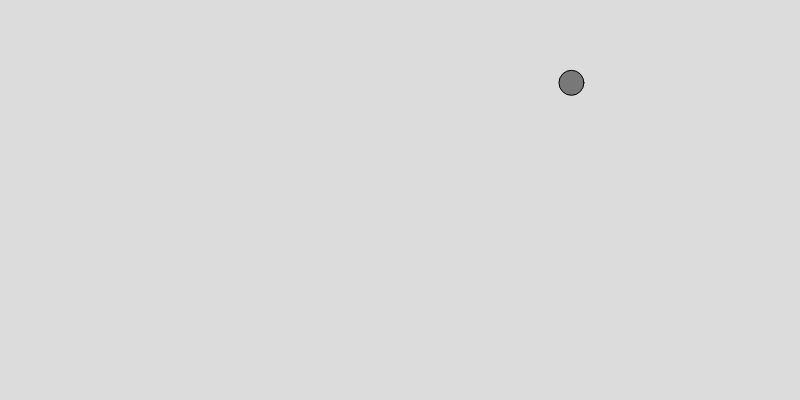
Frame 1 (no input)
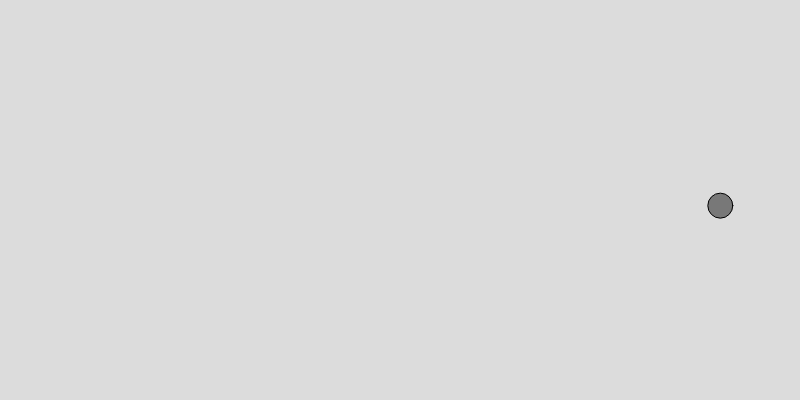
Frame 60 (no input)
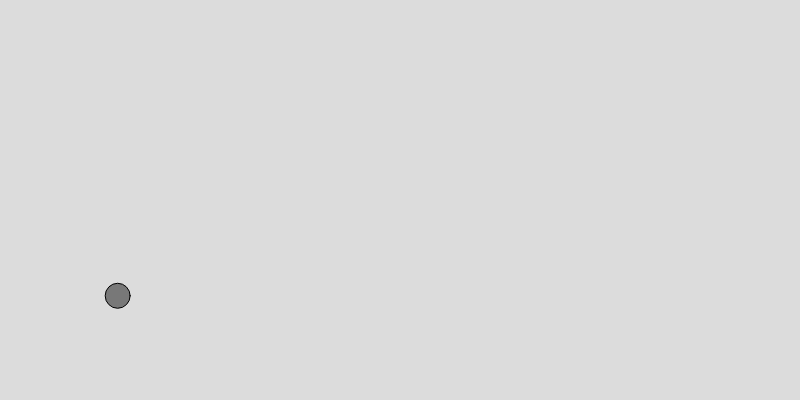
Frame 120 (the mouse pressed at the canvas centre since frame 60)

The p5.js sketch that drew these frames (run headless with seeded random() and noise() and a simulated clock; from frame 60 on, the mouse is pressed at the canvas centre):

// p5.js sketch
// ── sketch.js

let walker;

function setup() {
  createCanvas(800, 400);
  walker = new Walker();
}

function draw() {
  background(220);
  walker.show();
  walker.move();
  
}

class Walker{
  constructor(){
    // this.tx = 0;
    // this.ty = 10000;
    
    this.position = createVector(random(0, width), random(0, height));
    this.velocity = createVector();
    this.acceleration = createVector();
    this.topspeed = 5;
  }
  
  show(){
    fill(120);
    stroke(0);
    ellipse(this.position.x, this.position.y, 25, 25);
  }
  
  move(){
    // let nx = noise(this.tx);
    // let ny = noise(this.ty);
    // this.x = map(nx, 0, 1, 0, width);
    // this.y = map(ny, 0, 1, 0, height);
    // this.tx += 0.01;
    // this.ty += 0.01;
    
    this.acceleration = p5.Vector.random2D();
    this.acceleration.mult(random(2));
    this.velocity.add(this.acceleration);
    this.velocity.limit(this.topspeed);
    this.position.add(this.velocity);
    
    // check edges
    if (this.position.x > width){
      this.position.x = 0;
    }else if (this.position.x<0){
      this.position.x = width;
    }
    
    if (this.position.y > height){
      this.position.y = 0;
    }else if (this.position.y<0){
      this.position.y = height;
    }
    
    console.log(this.position.x, this.position.y);
    
  }
}
